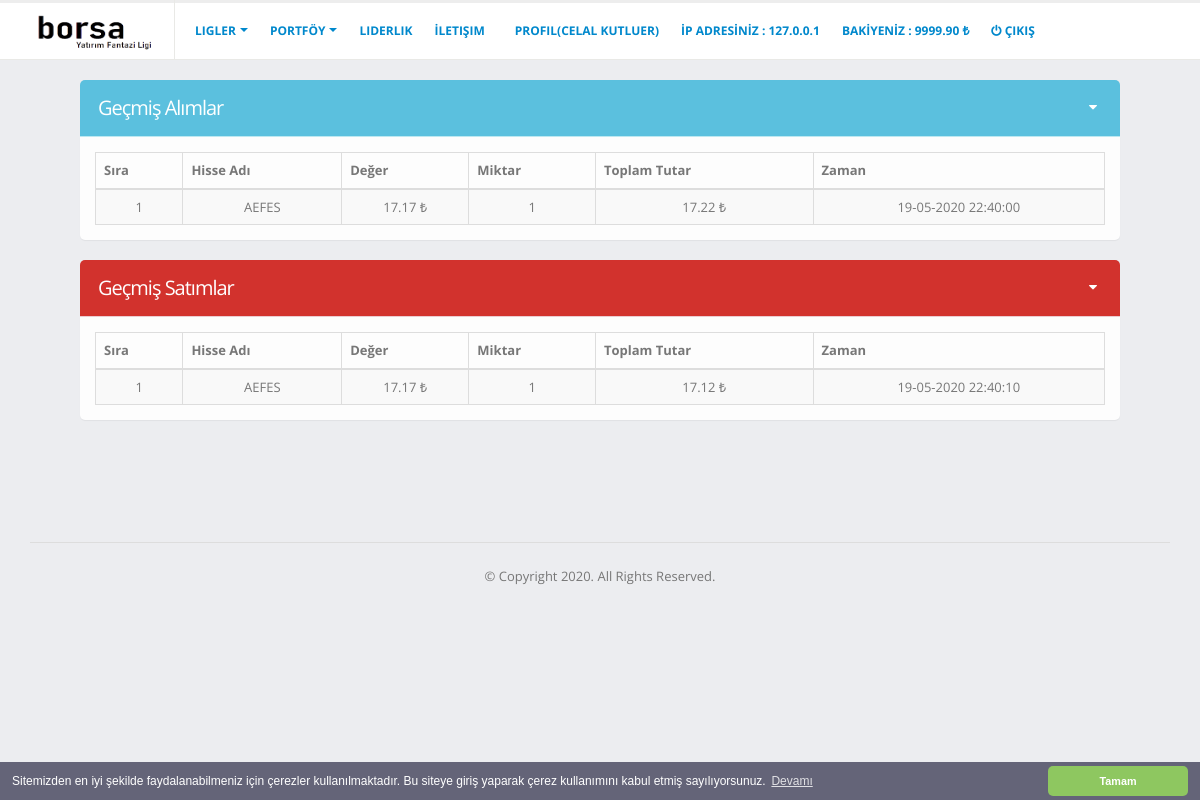
Before: /gecmis_alim_satimlar.php (signed in) with the older database file.
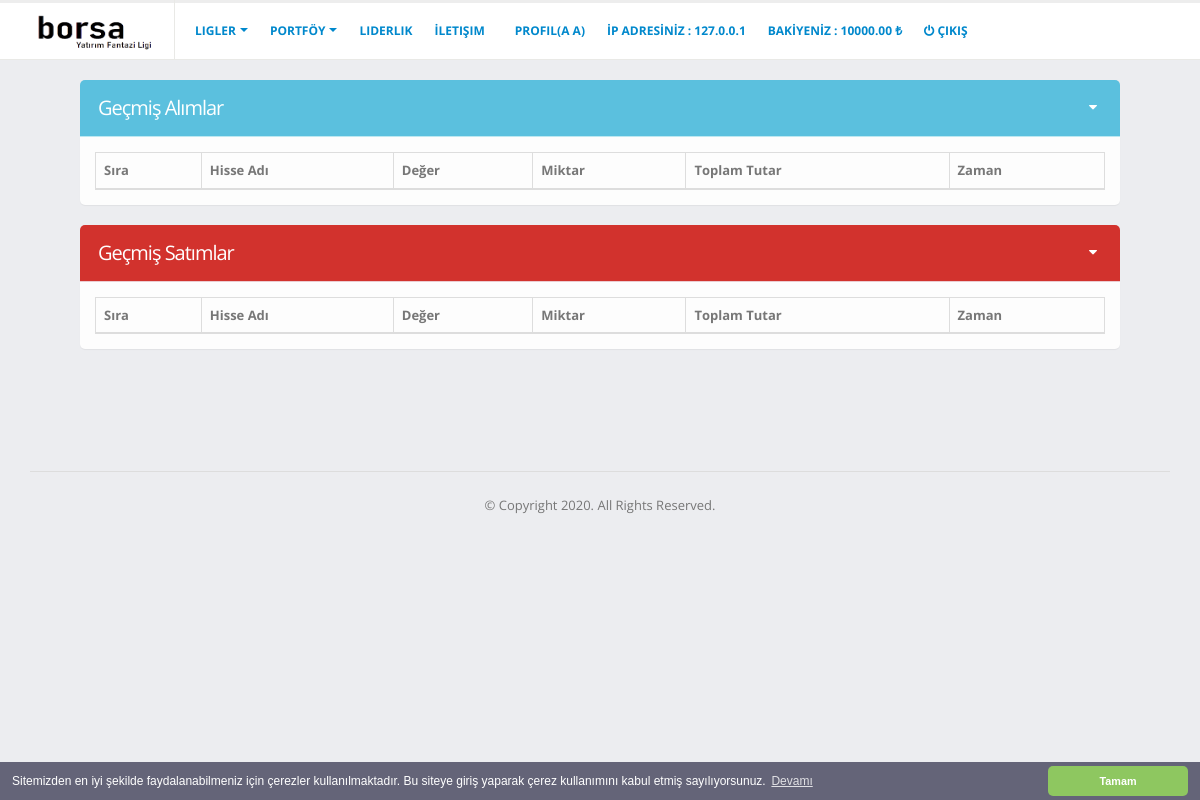
After: the same page with the newer database file.
### tables this page shows
CREATE TABLE `alim` (
                        `alim_id` int(11) NOT NULL,
                        `alim_kul_id` int(11) DEFAULT NULL,
                        `alim_hisse_sembol` varchar(10) DEFAULT NULL,
                        `alim_hisse_deger` decimal(10,2) DEFAULT NULL,
                        `alim_hisse_komisyon` decimal(7,2) DEFAULT NULL,
                        `alim_hisse_lot` int(11) DEFAULT NULL,
                        `alim_lot_satilmayan` int(11) DEFAULT NULL,
                        `alim_hisse_toplam_tutar` decimal(10,2) DEFAULT NULL,
                        `alim_zaman` datetime DEFAULT current_timestamp()
);

CREATE TABLE `satim` (
                         `satim_id` int(11) NOT NULL,
                         `satim_kul_id` int(11) DEFAULT NULL,
                         `satim_hisse_sembol` varchar(10) DEFAULT NULL,
                         `satim_hisse_deger` decimal(10,2) DEFAULT NULL,
                         `satim_hisse_komisyon` decimal(7,2) DEFAULT NULL,
                         `satim_hisse_lot` int(11) DEFAULT NULL,
                         `satim_kar_zarar` decimal(10,2) DEFAULT NULL,
                         `satim_hisse_toplam_tutar` decimal(10,2) DEFAULT NULL,
                         `satim_zaman` datetime DEFAULT current_timestamp()
);

### settings/fonksiyonlar.php (called while the page is built, shortened)
<?php
function s($par)
{
    $session = $_SESSION[$par];
    return $session;
}
?>

### gecmis_alim_satimlar.php (the view, shortened to what the changed rows need)
<?php
include "inc/header.php";
?>
    <section role="main" class="content-body">
        <div class="conteiner">
            <div class="col-md">
                <section class="panel panel-info">
                    <header class="panel-heading">
                        <h2 class="panel-title">Geçmiş Alımlar</h2>
                    </header>
                    <div class="panel-body">
                        <table class="table table-bordered table-striped mb-none" id="datatable-default">
                            <thead>
                            <tr>
                                <th>Sıra</th>
                                <th>Hisse Adı</th>
                                <th>Değer</th>
                                <th>Miktar</th>
                                <th>Toplam Tutar</th>
                                <th>Zaman</th>
                            </tr>
                            </thead>
                            <tbody>
                            <?php
                            $sayi = 0;
                            $veri_gecmis_alim = $db->prepare('SELECT `alim_hisse_sembol`,`alim_hisse_deger`,`alim_hisse_lot`,`alim_hisse_toplam_tutar`,`alim_zaman` FROM `alim` WHERE `alim_kul_id`=? and `alim_lot_satilmayan`=0 order BY `alim_zaman` desc limit 100');
                            $veri_gecmis_alim->execute(array($_SESSION['kul_id']));
                            $v_gecmis_alim = $veri_gecmis_alim->fetchAll(PDO::FETCH_ASSOC);
                            foreach ($v_gecmis_alim as $gecmis_alim) {
                                echo
                                    "<tr>
                                <td class='text-center' id='gecmis_alim_sira_" . $sayi . "'>" . ($sayi + 1) . "</td>
                                <td class='text-center' id='gecmis_alim_hisse_" . $sayi . "'>" . $gecmis_alim['alim_hisse_sembol'] . "</td>
                                <td class='text-center' id='gecmis_alim_deger_" . $sayi . "'>" . $gecmis_alim['alim_hisse_deger'] . " &#x20BA;</td>
                                <td class='text-center' id='gecmis_alim_miktar_" . $sayi . "'>" . $gecmis_alim['alim_hisse_lot'] . "</td>
                                <td class='text-center' id='gecmis_alim_toplam_" . $sayi . "'>" . $gecmis_alim['alim_hisse_toplam_tutar'] . " &#x20BA;</td>
                                <td class='text-center' id='gecmis_alim_zaman_" . $sayi . "'>" . (new \DateTime($gecmis_alim['alim_zaman']))->format('d-m-Y H:i:s') . PHP_EOL . "</td>
                                    </tr>";
                                $sayi++;
                            }
                            ?>
                            </tbody>
                        </table>
                    </div>
                </section>
                <section class="panel panel-danger">
                    <header class="panel-heading">
                        <h2 class="panel-title">Geçmiş Satımlar</h2>
                    </header>
                    <div class="panel-body">
                        <table class="table table-bordered table-striped mb-none" id="datatable-tabletools">
                            <thead>
                            <tr>
                                <th>Sıra</th>
                                <th>Hisse Adı</th>
                                <th>Değer</th>
                                <th>Miktar</th>
                                <th>Toplam Tutar</th>
                                <th>Zaman</th>
                            </tr>
                            </thead>
                            <tbody>
                            <?php
                            $sayi = 0;
                            $veri_gecmis_satim = $db->prepare('SELECT `satim_hisse_sembol`,`satim_hisse_deger`,`satim_hisse_lot`,`satim_hisse_toplam_tutar`,`satim_zaman` FROM `satim` WHERE `satim_kul_id`=? order BY `satim_zaman` desc limit 100');
                            $veri_gecmis_satim->execute(array($_SESSION['kul_id']));
                            $v_gecmis_satim = $veri_gecmis_satim->fetchAll(PDO::FETCH_ASSOC);
                            foreach ($v_gecmis_satim as $gecmis_satim) {
                                echo
                                    "<tr>
                                <td class='text-center' id='gecmis_satim_sira_" . $sayi . "'>" . ($sayi + 1) . "</td>
                                <td class='text-center' id='gecmis_satim_hisse_" . $sayi . "'>" . $gecmis_satim['satim_hisse_sembol'] . "</td>
                                <td class='text-center' id='gecmis_satim_deger_" . $sayi . "'>" . $gecmis_satim['satim_hisse_deger'] . " &#x20BA;</td>
                                <td class='text-center' id='gecmis_satim_miktar_" . $sayi . "'>" . $gecmis_satim['satim_hisse_lot'] . "</td>
                                <td class='text-center' id='gecmis_satim_toplam_" . $sayi . "'>" . $gecmis_satim['satim_hisse_toplam_tutar'] . " &#x20BA;</td>
                                <td class='text-center' id='gecmis_satim_zaman_" . $sayi . "'>" . (new \DateTime($gecmis_satim['satim_zaman']))->format('d-m-Y H:i:s') . PHP_EOL . "</td>
                                    </tr>";
                                $sayi++;
                            }
                            ?>
                            </tbody>
                        </table>
                    </div>
                </section>
            </div>
        </div>
    </section>
<?php include "inc/footer.php"; ?>

### inc/header.php (shortened to what the changed rows need)
<?php
include "settings/fonksiyonlar.php";
?>
<!doctype html>
<html class="fixed has-top-menu">
<head>
    <link rel="stylesheet" href="assets/vendor/bootstrap/css/bootstrap.css"/>
    <link rel="stylesheet" href="assets/vendor/fontawesome-free/css/all.min.css">
    <link rel="stylesheet" href="assets/vendor/font-awesome/css/font-awesome.min.css">
    <link rel="stylesheet" href="assets/vendor/magnific-popup/magnific-popup.css"/>
    <link rel="stylesheet" href="assets/vendor/bootstrap-datepicker/css/bootstrap-datepicker3.css"/>
    <link rel="stylesheet" href="assets/vendor/jquery-ui/jquery-ui.css"/>
    <link rel="stylesheet" href="assets/vendor/jquery-ui/jquery-ui.theme.css"/>
    <link rel="stylesheet" href="assets/vendor/select2/css/select2.css"/>
    <link rel="stylesheet" href="assets/vendor/select2-bootstrap-theme/select2-bootstrap.min.css"/>
    <link rel="stylesheet" href="assets/vendor/pnotify/pnotify.custom.css"/>
    <link rel="stylesheet" href="assets/vendor/jquery-datatables-bs3/assets/css/datatables.css"/>
    <link rel="stylesheet" href="assets/vendor/jquery-ui/jquery-ui.structure.min.css"/>
    <link rel="stylesheet" href="assets/stylesheets/theme.css"/>
    <link rel="stylesheet" href="assets/stylesheets/skins/default.css"/>
    <link rel="stylesheet" href="assets/stylesheets/theme-custom.css">
</head>
<body>
<section class="body">
    <header class="header header-nav-menu">
        <div class="container-fluid">
            <div class="header-nav collapse">
                <div class="header-nav-main header-nav-main-effect-1 header-nav-main-sub-effect-1">
                    <nav>
                        <ul class="nav navbar-nav nav-pills ml-auto" id="mainNav">
                            <?php
                            if (isset($_SESSION['yetki'])) {
                                echo "<li>
                                                <a class='nav-link ' href='profil.php'>
                                                    Profil(" . s("isim") . " " . s('soyisim') . ")
                                                </a>
                                                <input id='anasayfa_kul_id' class='form-control form-control-lg' type='hidden'
                                       value='" . s('kul_id') . "' name='toplam'>
                                            </li>
                                            <li>
                                                <a class='nav-link '>İP ADRESİNİZ : " . $_SERVER['REMOTE_ADDR'] . "</a>
                                            </li>
                                            <li>
                                                <a class='nav-link '>BAKİYENİZ : " . $_SESSION['bakiye'] . " &#x20BA;</a>
                                            </li>";
                                echo "<li>
                                                <a role='menuitem' tabindex='-1' href='settings/islem.php?islem=cikis'>
                                                <i class='fa fa-power-off'></i> Çıkış</a>
                                            </li>";
                            } else {
                            }
                            ?>
                        </ul>
                    </nav>
                </div>
            </div>
        </div>
    </header>
    <section role="main" class="content-body">

Changed rows visible on the page:
removed alim: alim_hisse_sembol "AEFES", alim_hisse_deger "17.17", alim_hisse_lot "1", alim_hisse_toplam_tutar "17.22", alim_zaman "19-05-2020 22:40:00"
removed satim: satim_hisse_sembol "AEFES", satim_hisse_deger "17.17", satim_hisse_lot "1", satim_hisse_toplam_tutar "17.12", satim_zaman "19-05-2020 22:40:10"
Other visible differences:
s("isim"): "CELAL" → "A"
s('soyisim'): "KUTLUER" → "A"
$_SESSION['bakiye']: "9999.90" → "10000.00"
